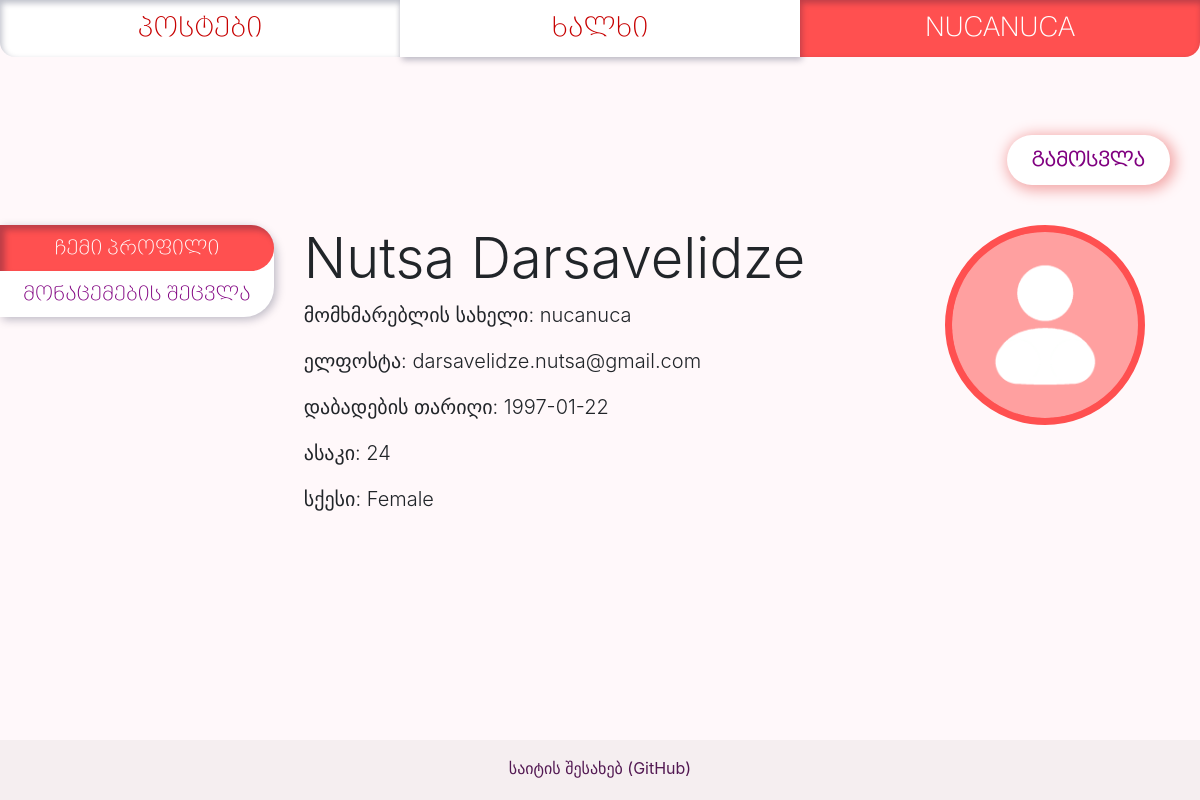
The app's page /people/profile (signed in), older data.
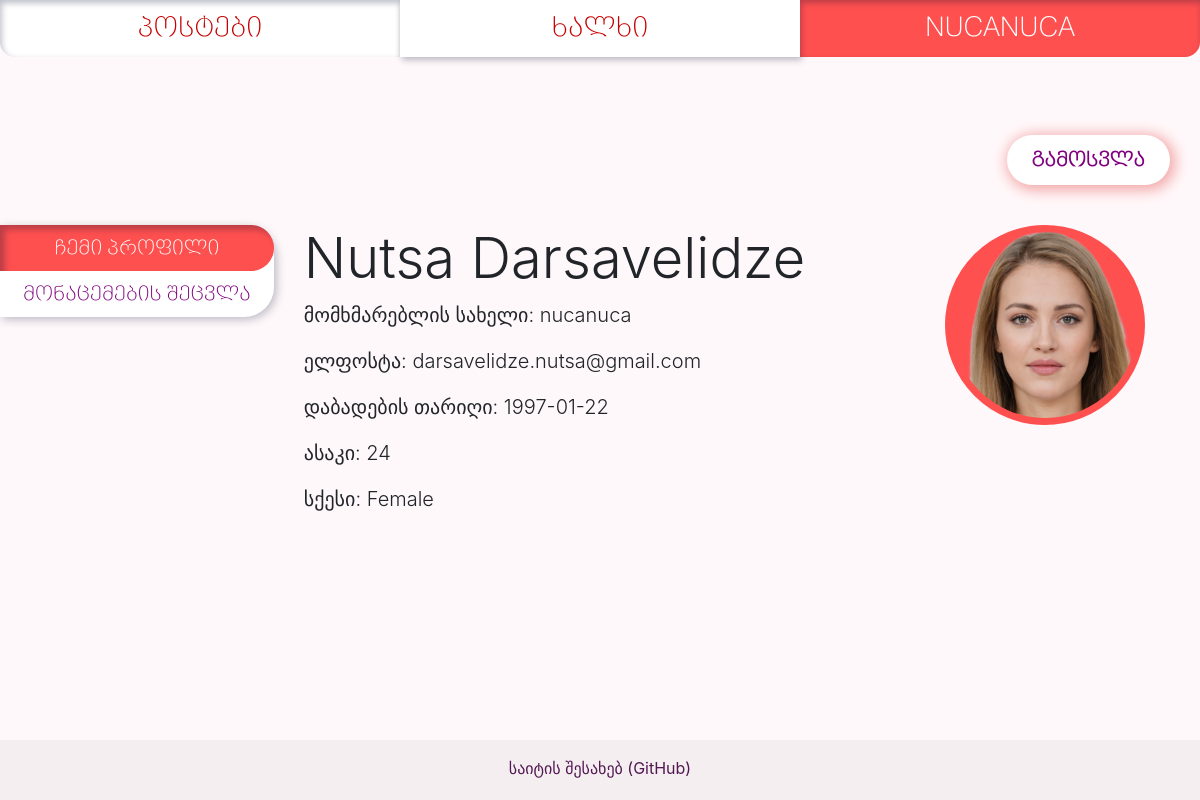
The same page, newer data.
### app/models/users.py (models this page shows, shortened)
class User(db.Model, UserMixin):
    __tablename__ = 'users'
    id = db.Column(db.Integer, primary_key=True)
    username = db.Column(db.String(16), unique=True, nullable=False, index=True)
    name_first = db.Column(db.String)
    name_last = db.Column(db.String)
    email = db.Column(db.String(64), unique=True, nullable=False, index=True)
    sex = db.Column(db.String)
    dob = db.Column(db.Date)
    password = db.Column(db.String(255))
    age = db.Column(db.Integer)
    picture = db.Column(db.String)
    post = db.relationship('PostsModel', backref='User', uselist=False)
    roles = db.relationship('Role', secondary=roles_users,
                            backref=db.backref('users', lazy='dynamic'))

### app/profiles/views.py (the view)
@profiles_blueprint.route('/profile', methods=['GET', 'POST'])
def profile():
    if request.method == 'POST':  # happens when editing own data
        form_update = UpdateForm()
        if current_user.check_password(form_update.password.data):
            from app.database import db
            formatted_date = dob_string_to_datetime(form_update.dob.data)
            if form_update.validate_on_submit():
                for x in set(form_update):
                    if x.name == 'dob':
                        x.data = formatted_date
                        setattr(current_user, 'age', calculate_age(x.data))
                    if x.data and x.data != '' and x.name in current_user.__table__.c:
                        if x.name == 'picture':
                            x.data = save_file(current_user.username, x.data, 'profile_pictures')  # saves file to directory, returns filename
                        if x.name != 'password' and x.name != 'role':
                            setattr(current_user, x.name, x.data)
                            db.session.commit()
                flash('მონაცემები წარმატებით განახლდა', 'alert-green')
            else:
                flash('მონაცემები არასწორადაა შეყვანილი – მონაცემები არ განახლდა', 'alert-red')
        else:
            flash('პაროლი არასწორია – მონაცემები არ განახლდა', 'alert-red')
        return render_template('my_profile.html', pages=generate_nav_links(), form_update=UpdateForm())
    else:
        if check_auth():
            return render_template('my_profile.html', pages=generate_nav_links(), form_update=UpdateForm())
    return redirect('/')

### app/models/users.py (called while the page is built)
@login_manager.user_loader
def load_user(user_id):
    try:
        return User.query.get(user_id)
    except Exception as e:
        print(e)

### app/tools/check_auth.py (called while the page is built)
def check_auth():
    from flask_login import current_user
    try:
        if current_user.is_authenticated:
            return True
    except AttributeError:
        return False

### app/tools/nav_link_list.py (called while the page is built)
def generate_nav_links():
    pages_nav_list = [
        ("posts.list_posts", "პოსტები"),
        ("profiles.list_people", "ხალხი"),
        ("auth.auth", "შესვლა")
    ]
    from flask_login import current_user
    if current_user.is_authenticated:
        pages_nav_list[2] = ('profiles.profile', current_user.username.upper())
    return pages_nav_list

### app/profiles/templates/my_profile.html (shortened to what this page needs)
{% extends "base.html" %}
{% block content %}
{% from 'macros_images.html' import show_profile_picture %}
{% from 'macros_general.html' import flash_alert %}
<br><br>
<a href="/logoff" id="logoff"> გამოსვლა </a>
<br><br><br><br><br>
<div class="row">
  <div class="col-3">
    <div class="nav flex-column nav-pills nav-left-tabs" id="v-pills-tab" role="tablist" aria-orientation="vertical">
      <a class="nav-link  active" id="v-pills-home-tab" data-toggle="pill" href="#v-pills-home" role="tab" aria-controls="v-pills-home" aria-selected="true">ჩემი პროფილი</a>
      <a class="nav-link tab-passive" id="v-pills-change-tab" data-toggle="pill" href="#v-pills-change" role="tab" aria-controls="v-pills-profile" aria-selected="false">მონაცემების შეცვლა</a>
   </div>
  </div>
  <div class="col-9">
    <div class="tab-content" id="v-pills-tabContent">
      <div class="tab-pane fade show active" id="v-pills-home" role="tabpanel" aria-labelledby="v-pills-home-tab">
    <h1 class="display-4">{{ current_user.name_first }} {{ current_user.name_last}} {{ show_profile_picture(current_user, 'myprofile-profilepicture') }}</h1>
    <p class="lead">მომხმარებლის სახელი: {{ current_user.username }} </p>
    <p class="lead">ელფოსტა: {{ current_user.email }} </p>
    <p class="lead">დაბადების თარიღი: {{ current_user.dob }}</p>
    <p class="lead">ასაკი: {{ current_user.age }} </p>
    <p class="lead">სქესი: {{ current_user.sex }}</p>
    </div>
    </div>
  </div>
</div>
{% endblock %}

### app/posts/templates/macros_images.html (shortened to what this page needs)
{% macro show_profile_picture(user, style) %}
      {% if user.picture %}
        <img src="{{ url_for('static', filename='uploads/profile_pictures/%s' % user.picture) }}" class="{{style}}" alt="my_profile_picture">
      {% else %}
        <img src="{{ url_for('static', filename='uploads/profile_pictures/default_profile_picture.png') }}" class="{{style}}" alt="my_profile_picture">
      {% endif %}
{% endmacro %}

Row changes from the older to the newer data that the page shows:
changed User "Nutsa": picture: picture added
